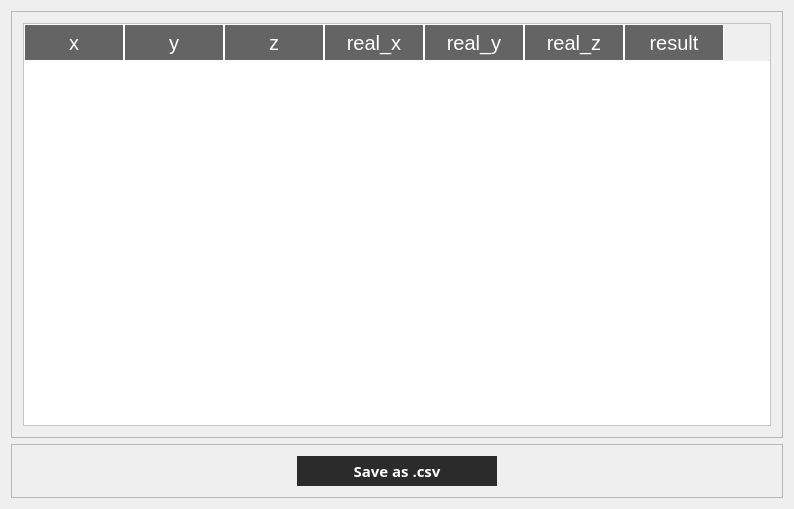
<?xml version="1.0" encoding="UTF-8"?>
<ui version="4.0">
 <class>dialog_gcp_reportClass</class>
 <widget class="QDialog" name="dialog_gcp_reportClass">
  <property name="geometry">
   <rect>
    <x>0</x>
    <y>0</y>
    <width>794</width>
    <height>509</height>
   </rect>
  </property>
  <property name="windowTitle">
   <string>Gcp Report</string>
  </property>
  <property name="styleSheet">
   <string notr="true">




/*

QWidget#dialog_gcpClass{background-color: #1c1c1c}


*/







    QScrollBar {
        background: #1c1c1c;
        
    }

    QScrollBar:horizontal {
        height: 10px;
    }

    QScrollBar:vertical {
        width: 10px;
    }

    QScrollBar::handle {
        background:#646464;;
        border-radius: 2px;
    }
 	QScrollBar::add-page, QScrollBar::sub-page {

	    background: none;
    }

    QScrollBar::handle::pressed {
        background:#faa028;
    }

</string>
  </property>
  <layout class="QVBoxLayout" name="verticalLayout_4">
   <property name="spacing">
    <number>0</number>
   </property>
   <property name="leftMargin">
    <number>0</number>
   </property>
   <property name="topMargin">
    <number>0</number>
   </property>
   <property name="rightMargin">
    <number>0</number>
   </property>
   <property name="bottomMargin">
    <number>0</number>
   </property>
   <item>
    <layout class="QVBoxLayout" name="verticalLayout_2">
     <property name="spacing">
      <number>0</number>
     </property>
     <item>
      <widget class="QWidget" name="widget" native="true">
       <layout class="QVBoxLayout" name="verticalLayout">
        <item>
         <widget class="QFrame" name="frame">
          <property name="sizePolicy">
           <sizepolicy hsizetype="Preferred" vsizetype="Expanding">
            <horstretch>0</horstretch>
            <verstretch>0</verstretch>
           </sizepolicy>
          </property>
          <property name="styleSheet">
           <string notr="true">

QHeaderView::section {
    background-color: #646464;
	color: #ffffff;
    font-size: 15pt;
    
	border:  1px solid #ffffff;

    height: 35px;
    width: 50px; 
}

/*
QHeaderView::section:horizontal
{

}

QHeaderView::section:vertical
{
}
*/



QTableView { outline:none; color:black; background-color:#ffffff}

QTableView::item:selected:focus { 
color:black;background:transparent; 
border: 1px solid #646464;
}
QTableView::item:!selected:focus { background:transparent; }

/*QTableView::item:selected{
background-color:#646464; 
background-color:red;


color:white}*/

QTableView QLineEdit { color:#ffffff; background-color:#646464}

</string>
          </property>
          <property name="frameShape">
           <enum>QFrame::StyledPanel</enum>
          </property>
          <property name="frameShadow">
           <enum>QFrame::Raised</enum>
          </property>
          <layout class="QVBoxLayout" name="verticalLayout_3">
           <item>
            <widget class="QTableWidget" name="tableWidget">
             <property name="font">
              <font>
               <family>Arial</family>
               <pointsize>12</pointsize>
               <weight>50</weight>
               <bold>false</bold>
              </font>
             </property>
             <property name="styleSheet">
              <string notr="true"/>
             </property>
             <property name="sizeAdjustPolicy">
              <enum>QAbstractScrollArea::AdjustToContents</enum>
             </property>
             <property name="cornerButtonEnabled">
              <bool>false</bool>
             </property>
             <column>
              <property name="text">
               <string>x</string>
              </property>
             </column>
             <column>
              <property name="text">
               <string>y</string>
              </property>
             </column>
             <column>
              <property name="text">
               <string>z</string>
              </property>
             </column>
             <column>
              <property name="text">
               <string>real_x</string>
              </property>
             </column>
             <column>
              <property name="text">
               <string>real_y</string>
              </property>
             </column>
             <column>
              <property name="text">
               <string>real_z</string>
              </property>
             </column>
             <column>
              <property name="text">
               <string>result</string>
              </property>
             </column>
            </widget>
           </item>
          </layout>
         </widget>
        </item>
        <item alignment="Qt::AlignBottom">
         <widget class="QFrame" name="frame_2">
          <property name="styleSheet">
           <string notr="true">QPushButton{border:none; background:#2b2b2b} 
QPushButton{color:#ffffff} 
QPushButton::hover{color:#faa028} 
QPushButton::pressed{color:#ffffff}  </string>
          </property>
          <property name="frameShape">
           <enum>QFrame::StyledPanel</enum>
          </property>
          <property name="frameShadow">
           <enum>QFrame::Raised</enum>
          </property>
          <layout class="QHBoxLayout" name="horizontalLayout_2">
           <item>
            <layout class="QHBoxLayout" name="horizontalLayout">
             <item>
              <spacer name="horizontalSpacer">
               <property name="orientation">
                <enum>Qt::Horizontal</enum>
               </property>
               <property name="sizeHint" stdset="0">
                <size>
                 <width>40</width>
                 <height>20</height>
                </size>
               </property>
              </spacer>
             </item>
             <item>
              <widget class="QPushButton" name="pushButtonSave">
               <property name="sizePolicy">
                <sizepolicy hsizetype="Preferred" vsizetype="Preferred">
                 <horstretch>0</horstretch>
                 <verstretch>0</verstretch>
                </sizepolicy>
               </property>
               <property name="minimumSize">
                <size>
                 <width>200</width>
                 <height>30</height>
                </size>
               </property>
               <property name="font">
                <font>
                 <family>Arial Black</family>
                 <pointsize>11</pointsize>
                 <weight>75</weight>
                 <bold>true</bold>
                </font>
               </property>
               <property name="styleSheet">
                <string notr="true"/>
               </property>
               <property name="text">
                <string>Save as .csv</string>
               </property>
              </widget>
             </item>
             <item>
              <spacer name="horizontalSpacer_2">
               <property name="orientation">
                <enum>Qt::Horizontal</enum>
               </property>
               <property name="sizeHint" stdset="0">
                <size>
                 <width>40</width>
                 <height>20</height>
                </size>
               </property>
              </spacer>
             </item>
            </layout>
           </item>
          </layout>
         </widget>
        </item>
       </layout>
      </widget>
     </item>
    </layout>
   </item>
  </layout>
 </widget>
 <layoutdefault spacing="6" margin="11"/>
 <resources/>
 <connections/>
</ui>
